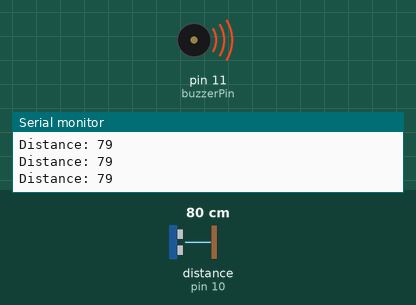
Simulated run of this sketch. Board: Arduino Uno, built with avr-gcc and run on an emulated ATmega328P. Parts: buzzer (waves = sounding), the last lines printed to the serial monitor. Wiring (inferred from the names in the program): ultrasonic range finder: trigger pin 9; echo pin 10. The inputs (shaded band) are chosen by the test bench; at power-on: distance to the obstacle (sensor on pin 10) 80 cm. The echo pulse lasts 58.3 µs per cm.

Above: at 1.5 s.
1.6 s: distance to the obstacle (sensor on pin 10) set to 2 cm
5.1 s: distance to the obstacle (sensor on pin 10) set to 96 cm
At 5.28 s:
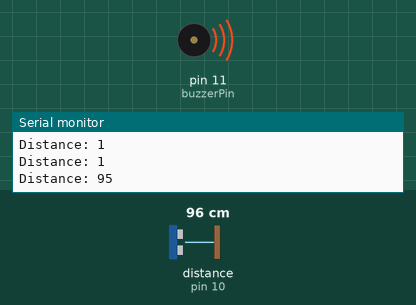
8.6 s: distance to the obstacle (sensor on pin 10) set to 107 cm
At 9.4 s:
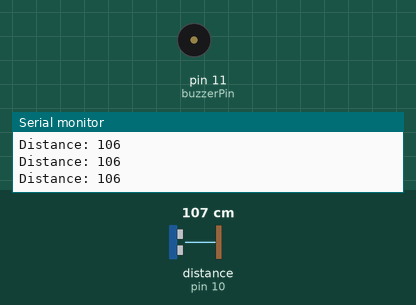
10.1 s: distance to the obstacle (sensor on pin 10) set to 35 cm
At 13.5 s:
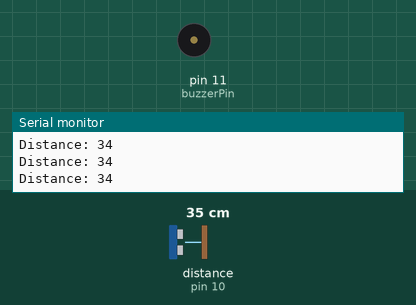
13.6 s: distance to the obstacle (sensor on pin 10) set to 120 cm
At 14.4 s:
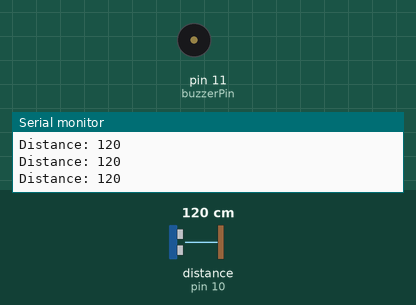
Timing chart, 0 to 16.1 s (numbered marks = the images above; inputs shaded):
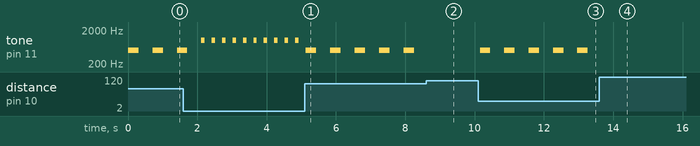

The sketch:

main.ino
```cpp
const int trigPin = 9;
const int echoPin = 10;
const int buzzerPin = 11;

const int closeThreshold = 30;
const int mediumThreshold = 100;

void setup() {
  Serial.begin(9600);
  pinMode(trigPin, OUTPUT);
  pinMode(echoPin, INPUT);
  pinMode(buzzerPin, OUTPUT);
}

void loop() {
  long duration, distance;

  digitalWrite(trigPin, LOW);
  delayMicroseconds(2);
  digitalWrite(trigPin, HIGH);
  delayMicroseconds(10);
  digitalWrite(trigPin, LOW);

  duration = pulseIn(echoPin, HIGH);

  distance = duration * 0.0344 / 2;

  Serial.print("Distance: ");
  Serial.println(distance);

  if (distance <= closeThreshold) {
    tone(buzzerPin, 1000);
    delay(100);
    noTone(buzzerPin);
    delay(100);
  }
  else if (distance <= mediumThreshold) {
    tone(buzzerPin, 500);
    delay(300);
    noTone(buzzerPin);
    delay(300);
  }
  else {
    noTone(buzzerPin);
  }

  delay(100);
}
```

Measured:
- the behaviour switches between 101 and 102 cm on distance to the obstacle (sensor on pin 10) (found by bisection; images 1 and 2)
- after the input at 5.1 s, tone on pin 11 (buzzerPin): alternates 500 Hz for 0.30 s and silent for 0.41 s, starting at once
- after the input at 8.6 s, tone on pin 11 (buzzerPin): stops changing and stays silent
- after the input at 10.1 s, tone on pin 11 (buzzerPin): alternates 500 Hz for 0.30 s and silent for 0.40 s, starting after 0.06 s
- after the input at 13.6 s, tone on pin 11 (buzzerPin): stops changing and stays silent
- by itself, tone on pin 11 (buzzerPin): repeats every 0.30 s: 1000 Hz 0.10 s, silent 0.20 s
